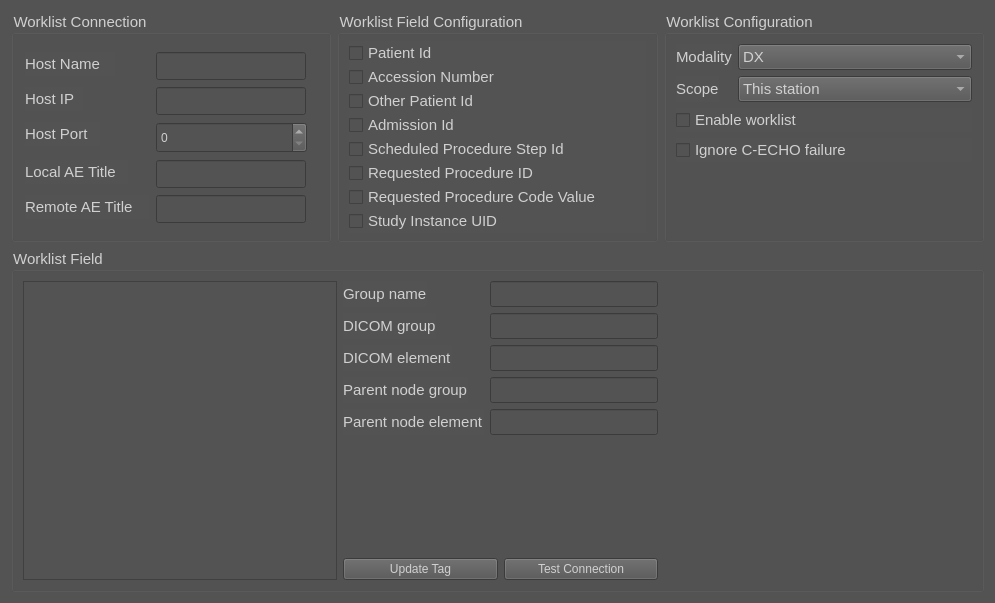
<?xml version="1.0" encoding="UTF-8"?>
<ui version="4.0">
 <class>WorkListConfigurationWidget</class>
 <widget class="QWidget" name="WorkListConfigurationWidget">
  <property name="geometry">
   <rect>
    <x>0</x>
    <y>0</y>
    <width>995</width>
    <height>603</height>
   </rect>
  </property>
  <property name="font">
   <font>
    <pointsize>11</pointsize>
   </font>
  </property>
  <property name="windowTitle">
   <string>Form</string>
  </property>
  <property name="styleSheet">
   <string notr="true">color: rgb(208, 208, 208);
background-color: rgb(83, 83, 83);</string>
  </property>
  <layout class="QVBoxLayout" name="mainVerticalLayout">
   <item>
    <layout class="QHBoxLayout" name="horizontalLayout">
     <item>
      <widget class="QGroupBox" name="worklistConnectionGroupBox">
       <property name="font">
        <font>
         <pointsize>11</pointsize>
        </font>
       </property>
       <property name="title">
        <string>Worklist Connection</string>
       </property>
       <widget class="QLineEdit" name="hostNameLineEdit">
        <property name="geometry">
         <rect>
          <x>145</x>
          <y>41</y>
          <width>150</width>
          <height>28</height>
         </rect>
        </property>
        <property name="minimumSize">
         <size>
          <width>150</width>
          <height>0</height>
         </size>
        </property>
       </widget>
       <widget class="QLabel" name="hostIPLbl">
        <property name="geometry">
         <rect>
          <x>14</x>
          <y>76</y>
          <width>58</width>
          <height>24</height>
         </rect>
        </property>
        <property name="font">
         <font>
          <pointsize>11</pointsize>
         </font>
        </property>
        <property name="text">
         <string>Host IP</string>
        </property>
       </widget>
       <widget class="QLineEdit" name="hostIPLineEdit">
        <property name="geometry">
         <rect>
          <x>145</x>
          <y>76</y>
          <width>150</width>
          <height>28</height>
         </rect>
        </property>
        <property name="minimumSize">
         <size>
          <width>150</width>
          <height>0</height>
         </size>
        </property>
       </widget>
       <widget class="QLabel" name="hostPortLbl">
        <property name="geometry">
         <rect>
          <x>14</x>
          <y>111</y>
          <width>75</width>
          <height>24</height>
         </rect>
        </property>
        <property name="font">
         <font>
          <pointsize>11</pointsize>
         </font>
        </property>
        <property name="text">
         <string>Host Port</string>
        </property>
       </widget>
       <widget class="QSpinBox" name="hostPortSpinBox">
        <property name="geometry">
         <rect>
          <x>145</x>
          <y>111</y>
          <width>151</width>
          <height>31</height>
         </rect>
        </property>
       </widget>
       <widget class="QLabel" name="localAETitleLbl">
        <property name="geometry">
         <rect>
          <x>14</x>
          <y>149</y>
          <width>103</width>
          <height>24</height>
         </rect>
        </property>
        <property name="font">
         <font>
          <pointsize>11</pointsize>
         </font>
        </property>
        <property name="text">
         <string>Local AE Title</string>
        </property>
       </widget>
       <widget class="QLineEdit" name="localAETitleLineEdit">
        <property name="geometry">
         <rect>
          <x>145</x>
          <y>149</y>
          <width>150</width>
          <height>28</height>
         </rect>
        </property>
        <property name="minimumSize">
         <size>
          <width>150</width>
          <height>0</height>
         </size>
        </property>
       </widget>
       <widget class="QLabel" name="remoteAETitleLbl">
        <property name="geometry">
         <rect>
          <x>14</x>
          <y>184</y>
          <width>124</width>
          <height>24</height>
         </rect>
        </property>
        <property name="font">
         <font>
          <pointsize>11</pointsize>
         </font>
        </property>
        <property name="text">
         <string>Remote AE Title</string>
        </property>
       </widget>
       <widget class="QLineEdit" name="remoteAETitleLineEdit">
        <property name="geometry">
         <rect>
          <x>145</x>
          <y>184</y>
          <width>150</width>
          <height>28</height>
         </rect>
        </property>
        <property name="minimumSize">
         <size>
          <width>150</width>
          <height>0</height>
         </size>
        </property>
       </widget>
       <widget class="QLabel" name="hostNameLbl">
        <property name="geometry">
         <rect>
          <x>14</x>
          <y>41</y>
          <width>90</width>
          <height>24</height>
         </rect>
        </property>
        <property name="font">
         <font>
          <pointsize>11</pointsize>
         </font>
        </property>
        <property name="text">
         <string>Host Name</string>
        </property>
       </widget>
      </widget>
     </item>
     <item>
      <widget class="QGroupBox" name="worklistGroupBox">
       <property name="sizePolicy">
        <sizepolicy hsizetype="Preferred" vsizetype="Preferred">
         <horstretch>0</horstretch>
         <verstretch>0</verstretch>
        </sizepolicy>
       </property>
       <property name="font">
        <font>
         <pointsize>11</pointsize>
        </font>
       </property>
       <property name="title">
        <string>Worklist Field Configuration</string>
       </property>
       <layout class="QVBoxLayout" name="verticalLayout">
        <property name="spacing">
         <number>0</number>
        </property>
        <property name="topMargin">
         <number>6</number>
        </property>
        <property name="bottomMargin">
         <number>6</number>
        </property>
        <item>
         <widget class="QCheckBox" name="patientIDCheckBox">
          <property name="font">
           <font>
            <pointsize>11</pointsize>
           </font>
          </property>
          <property name="text">
           <string>Patient Id</string>
          </property>
         </widget>
        </item>
        <item>
         <widget class="QCheckBox" name="accessionNumberCheckBox">
          <property name="font">
           <font>
            <pointsize>11</pointsize>
           </font>
          </property>
          <property name="text">
           <string>Accession Number</string>
          </property>
         </widget>
        </item>
        <item>
         <widget class="QCheckBox" name="otherPatientIDCheckBox">
          <property name="font">
           <font>
            <pointsize>11</pointsize>
           </font>
          </property>
          <property name="text">
           <string>Other Patient Id</string>
          </property>
         </widget>
        </item>
        <item>
         <widget class="QCheckBox" name="admissionIDCheckBox">
          <property name="font">
           <font>
            <pointsize>11</pointsize>
           </font>
          </property>
          <property name="text">
           <string>Admission Id</string>
          </property>
         </widget>
        </item>
        <item>
         <widget class="QCheckBox" name="scheduledProcedureStepIDCheckBox">
          <property name="font">
           <font>
            <pointsize>11</pointsize>
           </font>
          </property>
          <property name="text">
           <string>Scheduled Procedure Step Id</string>
          </property>
         </widget>
        </item>
        <item>
         <widget class="QCheckBox" name="requestedProcedureIDCheckBox">
          <property name="font">
           <font>
            <pointsize>11</pointsize>
           </font>
          </property>
          <property name="text">
           <string>Requested Procedure ID</string>
          </property>
         </widget>
        </item>
        <item>
         <widget class="QCheckBox" name="requestedProcedureCodeValueCheckBox">
          <property name="font">
           <font>
            <pointsize>11</pointsize>
           </font>
          </property>
          <property name="text">
           <string>Requested Procedure Code Value</string>
          </property>
         </widget>
        </item>
        <item>
         <widget class="QCheckBox" name="studyInstanceUIDCheckBox">
          <property name="font">
           <font>
            <pointsize>11</pointsize>
           </font>
          </property>
          <property name="text">
           <string>Study Instance UID</string>
          </property>
         </widget>
        </item>
       </layout>
      </widget>
     </item>
     <item>
      <widget class="QGroupBox" name="workListConfigurationGroupBox">
       <property name="font">
        <font>
         <pointsize>11</pointsize>
        </font>
       </property>
       <property name="title">
        <string>Worklist Configuration</string>
       </property>
       <layout class="QFormLayout" name="formLayout_4">
        <item row="0" column="0">
         <widget class="QLabel" name="modalityLbl">
          <property name="font">
           <font>
            <pointsize>11</pointsize>
           </font>
          </property>
          <property name="text">
           <string>Modality</string>
          </property>
         </widget>
        </item>
        <item row="0" column="1">
         <widget class="QComboBox" name="modalityComboBox">
          <property name="font">
           <font>
            <pointsize>11</pointsize>
           </font>
          </property>
          <item>
           <property name="text">
            <string>DX</string>
           </property>
          </item>
          <item>
           <property name="text">
            <string>CR</string>
           </property>
          </item>
          <item>
           <property name="text">
            <string>DX/DR</string>
           </property>
          </item>
         </widget>
        </item>
        <item row="1" column="0">
         <widget class="QLabel" name="scopeLbl">
          <property name="font">
           <font>
            <pointsize>11</pointsize>
           </font>
          </property>
          <property name="text">
           <string>Scope</string>
          </property>
         </widget>
        </item>
        <item row="1" column="1">
         <widget class="QComboBox" name="scopeComboBox">
          <property name="font">
           <font>
            <pointsize>11</pointsize>
           </font>
          </property>
          <item>
           <property name="text">
            <string>This station</string>
           </property>
          </item>
          <item>
           <property name="text">
            <string>All stations</string>
           </property>
          </item>
         </widget>
        </item>
        <item row="2" column="0" colspan="2">
         <widget class="QCheckBox" name="enableWorkListCheckBox">
          <property name="font">
           <font>
            <pointsize>11</pointsize>
           </font>
          </property>
          <property name="text">
           <string>Enable worklist</string>
          </property>
         </widget>
        </item>
        <item row="3" column="0" colspan="2">
         <widget class="QCheckBox" name="ignoreEchoFailCheckBox">
          <property name="font">
           <font>
            <pointsize>11</pointsize>
           </font>
          </property>
          <property name="text">
           <string>Ignore C-ECHO failure</string>
          </property>
         </widget>
        </item>
       </layout>
      </widget>
     </item>
    </layout>
   </item>
   <item>
    <layout class="QHBoxLayout" name="horizontalLayout_4">
     <item>
      <widget class="QGroupBox" name="workListFieldGroupBox">
       <property name="font">
        <font>
         <pointsize>11</pointsize>
        </font>
       </property>
       <property name="title">
        <string>Worklist Field</string>
       </property>
       <layout class="QHBoxLayout" name="horizontalLayout_2">
        <item>
         <widget class="QListView" name="fieldListView"/>
        </item>
        <item>
         <layout class="QVBoxLayout" name="verticalLayout_4">
          <item>
           <layout class="QFormLayout" name="formLayout">
            <item row="0" column="0">
             <widget class="QLabel" name="groupNameLbl">
              <property name="font">
               <font>
                <pointsize>11</pointsize>
               </font>
              </property>
              <property name="text">
               <string>Group name</string>
              </property>
             </widget>
            </item>
            <item row="0" column="1">
             <widget class="QLineEdit" name="groupNameLineEdit">
              <property name="font">
               <font>
                <pointsize>11</pointsize>
               </font>
              </property>
             </widget>
            </item>
            <item row="1" column="0">
             <widget class="QLabel" name="dicomGroupLbl">
              <property name="font">
               <font>
                <pointsize>11</pointsize>
               </font>
              </property>
              <property name="text">
               <string>DICOM group</string>
              </property>
             </widget>
            </item>
            <item row="1" column="1">
             <widget class="QLineEdit" name="dicomGroupLineEdit">
              <property name="font">
               <font>
                <pointsize>11</pointsize>
               </font>
              </property>
             </widget>
            </item>
            <item row="2" column="0">
             <widget class="QLabel" name="dicomElementLbl">
              <property name="font">
               <font>
                <pointsize>11</pointsize>
               </font>
              </property>
              <property name="text">
               <string>DICOM element</string>
              </property>
             </widget>
            </item>
            <item row="2" column="1">
             <widget class="QLineEdit" name="dicomElementLineEdit">
              <property name="font">
               <font>
                <pointsize>11</pointsize>
               </font>
              </property>
             </widget>
            </item>
            <item row="3" column="0">
             <widget class="QLabel" name="parentNodeGroupLbl">
              <property name="font">
               <font>
                <pointsize>11</pointsize>
               </font>
              </property>
              <property name="text">
               <string>Parent node group</string>
              </property>
             </widget>
            </item>
            <item row="3" column="1">
             <widget class="QLineEdit" name="parentNodeGroupLineEdit">
              <property name="font">
               <font>
                <pointsize>11</pointsize>
               </font>
              </property>
             </widget>
            </item>
            <item row="4" column="0">
             <widget class="QLabel" name="parentNodeELementLbl">
              <property name="font">
               <font>
                <pointsize>11</pointsize>
               </font>
              </property>
              <property name="text">
               <string>Parent node element</string>
              </property>
             </widget>
            </item>
            <item row="4" column="1">
             <widget class="QLineEdit" name="parentNodeELementLineEdit">
              <property name="font">
               <font>
                <pointsize>11</pointsize>
               </font>
              </property>
             </widget>
            </item>
           </layout>
          </item>
          <item>
           <layout class="QHBoxLayout" name="horizontalLayout_3">
            <item>
             <widget class="QPushButton" name="updateTagBtn">
              <property name="text">
               <string>Update Tag</string>
              </property>
             </widget>
            </item>
            <item>
             <widget class="QPushButton" name="testConnectionBtn">
              <property name="text">
               <string>Test Connection</string>
              </property>
             </widget>
            </item>
           </layout>
          </item>
         </layout>
        </item>
        <item>
         <spacer name="horizontalSpacer">
          <property name="orientation">
           <enum>Qt::Orientation::Horizontal</enum>
          </property>
          <property name="sizeHint" stdset="0">
           <size>
            <width>40</width>
            <height>20</height>
           </size>
          </property>
         </spacer>
        </item>
       </layout>
      </widget>
     </item>
    </layout>
   </item>
  </layout>
 </widget>
 <resources/>
 <connections/>
</ui>
